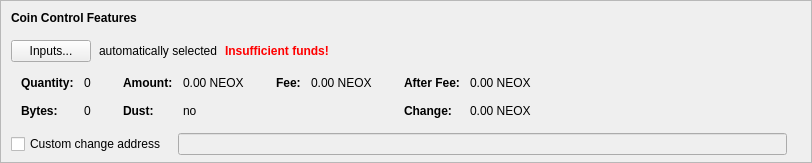
      <widget class="QFrame" name="frameCoinControl">
       <property name="sizePolicy">
        <sizepolicy hsizetype="Expanding" vsizetype="Fixed">
         <horstretch>0</horstretch>
         <verstretch>0</verstretch>
        </sizepolicy>
       </property>
       <property name="maximumSize">
        <size>
         <width>16777215</width>
         <height>16777215</height>
        </size>
       </property>
       <property name="frameShape">
        <enum>QFrame::StyledPanel</enum>
       </property>
       <property name="frameShadow">
        <enum>QFrame::Sunken</enum>
       </property>
       <layout class="QVBoxLayout" name="verticalLayoutCoinControl2">
        <property name="spacing">
         <number>0</number>
        </property>
        <property name="leftMargin">
         <number>0</number>
        </property>
        <property name="topMargin">
         <number>0</number>
        </property>
        <property name="rightMargin">
         <number>0</number>
        </property>
        <property name="bottomMargin">
         <number>6</number>
        </property>
        <item>
         <layout class="QVBoxLayout" name="verticalLayoutCoinControl" stretch="0,0,0,0,0">
          <property name="spacing">
           <number>0</number>
          </property>
          <property name="leftMargin">
           <number>10</number>
          </property>
          <property name="topMargin">
           <number>10</number>
          </property>
          <item>
           <layout class="QHBoxLayout" name="horizontalLayoutCoinControl1">
            <property name="bottomMargin">
             <number>15</number>
            </property>
            <item>
             <widget class="QLabel" name="labelCoinControlFeatures">
              <property name="sizePolicy">
               <sizepolicy hsizetype="Preferred" vsizetype="Maximum">
                <horstretch>0</horstretch>
                <verstretch>0</verstretch>
               </sizepolicy>
              </property>
              <property name="font">
               <font>
                <weight>75</weight>
                <bold>true</bold>
               </font>
              </property>
              <property name="styleSheet">
               <string notr="true">font-weight:bold;</string>
              </property>
              <property name="text">
               <string>Coin Control Features</string>
              </property>
             </widget>
            </item>
           </layout>
          </item>
          <item>
           <layout class="QHBoxLayout" name="horizontalLayoutCoinControl2" stretch="0,0,0,0">
            <property name="spacing">
             <number>8</number>
            </property>
            <property name="bottomMargin">
             <number>10</number>
            </property>
            <item>
             <widget class="QPushButton" name="pushButtonCoinControl">
              <property name="styleSheet">
               <string notr="true"/>
              </property>
              <property name="text">
               <string>Inputs...</string>
              </property>
              <property name="autoDefault">
               <bool>false</bool>
              </property>
             </widget>
            </item>
            <item>
             <widget class="QLabel" name="labelCoinControlAutomaticallySelected">
              <property name="text">
               <string>automatically selected</string>
              </property>
              <property name="margin">
               <number>5</number>
              </property>
             </widget>
            </item>
            <item>
             <widget class="QLabel" name="labelCoinControlInsuffFunds">
              <property name="font">
               <font>
                <weight>75</weight>
                <bold>true</bold>
               </font>
              </property>
              <property name="styleSheet">
               <string notr="true">color:red;font-weight:bold;</string>
              </property>
              <property name="text">
               <string>Insufficient funds!</string>
              </property>
              <property name="margin">
               <number>5</number>
              </property>
             </widget>
            </item>
            <item>
             <spacer name="horizontalSpacerCoinControl">
              <property name="orientation">
               <enum>Qt::Horizontal</enum>
              </property>
              <property name="sizeHint" stdset="0">
               <size>
                <width>40</width>
                <height>1</height>
               </size>
              </property>
             </spacer>
            </item>
           </layout>
          </item>
          <item>
           <widget class="QWidget" name="widgetCoinControl" native="true">
            <property name="sizePolicy">
             <sizepolicy hsizetype="Preferred" vsizetype="Preferred">
              <horstretch>0</horstretch>
              <verstretch>0</verstretch>
             </sizepolicy>
            </property>
            <property name="minimumSize">
             <size>
              <width>0</width>
              <height>0</height>
             </size>
            </property>
            <property name="styleSheet">
             <string notr="true"/>
            </property>
            <layout class="QHBoxLayout" name="horizontalLayoutCoinControl5">
             <property name="leftMargin">
              <number>0</number>
             </property>
             <property name="topMargin">
              <number>0</number>
             </property>
             <property name="rightMargin">
              <number>0</number>
             </property>
             <property name="bottomMargin">
              <number>0</number>
             </property>
             <item>
              <layout class="QHBoxLayout" name="horizontalLayoutCoinControl3" stretch="0,0,0,1">
               <property name="spacing">
                <number>20</number>
               </property>
               <property name="topMargin">
                <number>0</number>
               </property>
               <property name="bottomMargin">
                <number>10</number>
               </property>
               <item>
                <layout class="QFormLayout" name="formLayoutCoinControl1">
                 <property name="horizontalSpacing">
                  <number>10</number>
                 </property>
                 <property name="verticalSpacing">
                  <number>14</number>
                 </property>
                 <property name="leftMargin">
                  <number>10</number>
                 </property>
                 <property name="topMargin">
                  <number>4</number>
                 </property>
                 <property name="rightMargin">
                  <number>6</number>
                 </property>
                 <item row="0" column="0">
                  <widget class="QLabel" name="labelCoinControlQuantityText">
                   <property name="font">
                    <font>
                     <weight>75</weight>
                     <bold>true</bold>
                    </font>
                   </property>
                   <property name="text">
                    <string>Quantity:</string>
                   </property>
                   <property name="margin">
                    <number>0</number>
                   </property>
                  </widget>
                 </item>
                 <item row="0" column="1">
                  <widget class="QLabel" name="labelCoinControlQuantity">
                   <property name="cursor">
                    <cursorShape>IBeamCursor</cursorShape>
                   </property>
                   <property name="contextMenuPolicy">
                    <enum>Qt::ActionsContextMenu</enum>
                   </property>
                   <property name="text">
                    <string notr="true">0</string>
                   </property>
                   <property name="margin">
                    <number>0</number>
                   </property>
                   <property name="textInteractionFlags">
                    <set>Qt::LinksAccessibleByMouse|Qt::TextSelectableByKeyboard|Qt::TextSelectableByMouse</set>
                   </property>
                  </widget>
                 </item>
                 <item row="1" column="0">
                  <widget class="QLabel" name="labelCoinControlBytesText">
                   <property name="font">
                    <font>
                     <weight>75</weight>
                     <bold>true</bold>
                    </font>
                   </property>
                   <property name="text">
                    <string>Bytes:</string>
                   </property>
                  </widget>
                 </item>
                 <item row="1" column="1">
                  <widget class="QLabel" name="labelCoinControlBytes">
                   <property name="cursor">
                    <cursorShape>IBeamCursor</cursorShape>
                   </property>
                   <property name="contextMenuPolicy">
                    <enum>Qt::ActionsContextMenu</enum>
                   </property>
                   <property name="text">
                    <string notr="true">0</string>
                   </property>
                   <property name="textInteractionFlags">
                    <set>Qt::LinksAccessibleByMouse|Qt::TextSelectableByKeyboard|Qt::TextSelectableByMouse</set>
                   </property>
                  </widget>
                 </item>
                </layout>
               </item>
               <item>
                <layout class="QFormLayout" name="formLayoutCoinControl2">
                 <property name="horizontalSpacing">
                  <number>10</number>
                 </property>
                 <property name="verticalSpacing">
                  <number>14</number>
                 </property>
                 <property name="leftMargin">
                  <number>6</number>
                 </property>
                 <property name="topMargin">
                  <number>4</number>
                 </property>
                 <property name="rightMargin">
                  <number>6</number>
                 </property>
                 <item row="0" column="0">
                  <widget class="QLabel" name="labelCoinControlAmountText">
                   <property name="font">
                    <font>
                     <weight>75</weight>
                     <bold>true</bold>
                    </font>
                   </property>
                   <property name="text">
                    <string>Amount:</string>
                   </property>
                   <property name="margin">
                    <number>0</number>
                   </property>
                  </widget>
                 </item>
                 <item row="0" column="1">
                  <widget class="QLabel" name="labelCoinControlAmount">
                   <property name="cursor">
                    <cursorShape>IBeamCursor</cursorShape>
                   </property>
                   <property name="contextMenuPolicy">
                    <enum>Qt::ActionsContextMenu</enum>
                   </property>
                   <property name="text">
                    <string notr="true">0.00 NEOX</string>
                   </property>
                   <property name="textInteractionFlags">
                    <set>Qt::LinksAccessibleByMouse|Qt::TextSelectableByKeyboard|Qt::TextSelectableByMouse</set>
                   </property>
                  </widget>
                 </item>
                 <item row="1" column="0">
                  <widget class="QLabel" name="labelCoinControlLowOutputText">
                   <property name="font">
                    <font>
                     <weight>75</weight>
                     <bold>true</bold>
                    </font>
                   </property>
                   <property name="text">
                    <string>Dust:</string>
                   </property>
                  </widget>
                 </item>
                 <item row="1" column="1">
                  <widget class="QLabel" name="labelCoinControlLowOutput">
                   <property name="cursor">
                    <cursorShape>IBeamCursor</cursorShape>
                   </property>
                   <property name="contextMenuPolicy">
                    <enum>Qt::ActionsContextMenu</enum>
                   </property>
                   <property name="text">
                    <string notr="true">no</string>
                   </property>
                   <property name="textInteractionFlags">
                    <set>Qt::LinksAccessibleByMouse|Qt::TextSelectableByKeyboard|Qt::TextSelectableByMouse</set>
                   </property>
                  </widget>
                 </item>
                </layout>
               </item>
               <item>
                <layout class="QFormLayout" name="formLayoutCoinControl3">
                 <property name="horizontalSpacing">
                  <number>10</number>
                 </property>
                 <property name="verticalSpacing">
                  <number>14</number>
                 </property>
                 <property name="leftMargin">
                  <number>6</number>
                 </property>
                 <property name="topMargin">
                  <number>4</number>
                 </property>
                 <property name="rightMargin">
                  <number>6</number>
                 </property>
                 <item row="0" column="0">
                  <widget class="QLabel" name="labelCoinControlFeeText">
                   <property name="font">
                    <font>
                     <weight>75</weight>
                     <bold>true</bold>
                    </font>
                   </property>
                   <property name="text">
                    <string>Fee:</string>
                   </property>
                   <property name="margin">
                    <number>0</number>
                   </property>
                  </widget>
                 </item>
                 <item row="0" column="1">
                  <widget class="QLabel" name="labelCoinControlFee">
                   <property name="cursor">
                    <cursorShape>IBeamCursor</cursorShape>
                   </property>
                   <property name="contextMenuPolicy">
                    <enum>Qt::ActionsContextMenu</enum>
                   </property>
                   <property name="text">
                    <string notr="true">0.00 NEOX</string>
                   </property>
                   <property name="textInteractionFlags">
                    <set>Qt::LinksAccessibleByMouse|Qt::TextSelectableByKeyboard|Qt::TextSelectableByMouse</set>
                   </property>
                  </widget>
                 </item>
                </layout>
               </item>
               <item>
                <layout class="QFormLayout" name="formLayoutCoinControl4">
                 <property name="horizontalSpacing">
                  <number>10</number>
                 </property>
                 <property name="verticalSpacing">
                  <number>14</number>
                 </property>
                 <property name="leftMargin">
                  <number>6</number>
                 </property>
                 <property name="topMargin">
                  <number>4</number>
                 </property>
                 <property name="rightMargin">
                  <number>6</number>
                 </property>
                 <item row="0" column="0">
                  <widget class="QLabel" name="labelCoinControlAfterFeeText">
                   <property name="font">
                    <font>
                     <weight>75</weight>
                     <bold>true</bold>
                    </font>
                   </property>
                   <property name="text">
                    <string>After Fee:</string>
                   </property>
                   <property name="margin">
                    <number>0</number>
                   </property>
                  </widget>
                 </item>
                 <item row="0" column="1">
                  <widget class="QLabel" name="labelCoinControlAfterFee">
                   <property name="cursor">
                    <cursorShape>IBeamCursor</cursorShape>
                   </property>
                   <property name="contextMenuPolicy">
                    <enum>Qt::ActionsContextMenu</enum>
                   </property>
                   <property name="text">
                    <string notr="true">0.00 NEOX</string>
                   </property>
                   <property name="textInteractionFlags">
                    <set>Qt::LinksAccessibleByMouse|Qt::TextSelectableByKeyboard|Qt::TextSelectableByMouse</set>
                   </property>
                  </widget>
                 </item>
                 <item row="1" column="0">
                  <widget class="QLabel" name="labelCoinControlChangeText">
                   <property name="font">
                    <font>
                     <weight>75</weight>
                     <bold>true</bold>
                    </font>
                   </property>
                   <property name="text">
                    <string>Change:</string>
                   </property>
                  </widget>
                 </item>
                 <item row="1" column="1">
                  <widget class="QLabel" name="labelCoinControlChange">
                   <property name="cursor">
                    <cursorShape>IBeamCursor</cursorShape>
                   </property>
                   <property name="contextMenuPolicy">
                    <enum>Qt::ActionsContextMenu</enum>
                   </property>
                   <property name="text">
                    <string notr="true">0.00 NEOX</string>
                   </property>
                   <property name="textInteractionFlags">
                    <set>Qt::LinksAccessibleByMouse|Qt::TextSelectableByKeyboard|Qt::TextSelectableByMouse</set>
                   </property>
                  </widget>
                 </item>
                </layout>
               </item>
              </layout>
             </item>
            </layout>
           </widget>
          </item>
          <item>
           <layout class="QHBoxLayout" name="horizontalLayoutCoinControl4" stretch="0,0,0">
            <property name="spacing">
             <number>12</number>
            </property>
            <property name="sizeConstraint">
             <enum>QLayout::SetDefaultConstraint</enum>
            </property>
            <property name="topMargin">
             <number>5</number>
            </property>
            <property name="rightMargin">
             <number>5</number>
            </property>
            <item>
             <widget class="QCheckBox" name="checkBoxCoinControlChange">
              <property name="toolTip">
               <string>If this is activated, but the change address is empty or invalid, change will be sent to a newly generated address.</string>
              </property>
              <property name="text">
               <string>Custom change address</string>
              </property>
             </widget>
            </item>
            <item>
             <widget class="QValidatedLineEdit" name="lineEditCoinControlChange">
              <property name="enabled">
               <bool>false</bool>
              </property>
              <property name="sizePolicy">
               <sizepolicy hsizetype="Expanding" vsizetype="Fixed">
                <horstretch>0</horstretch>
                <verstretch>0</verstretch>
               </sizepolicy>
              </property>
             </widget>
            </item>
            <item>
             <widget class="QLabel" name="labelCoinControlChangeLabel">
              <property name="sizePolicy">
               <sizepolicy hsizetype="Preferred" vsizetype="Expanding">
                <horstretch>0</horstretch>
                <verstretch>0</verstretch>
               </sizepolicy>
              </property>
              <property name="minimumSize">
               <size>
                <width>0</width>
                <height>0</height>
               </size>
              </property>
              <property name="text">
               <string/>
              </property>
              <property name="margin">
               <number>3</number>
              </property>
             </widget>
            </item>
           </layout>
          </item>
          <item>
           <spacer name="verticalSpacerCoinControl">
            <property name="orientation">
             <enum>Qt::Vertical</enum>
            </property>
            <property name="sizeHint" stdset="0">
             <size>
              <width>800</width>
              <height>1</height>
             </size>
            </property>
           </spacer>
          </item>
         </layout>
        </item>
       </layout>
      </widget>
